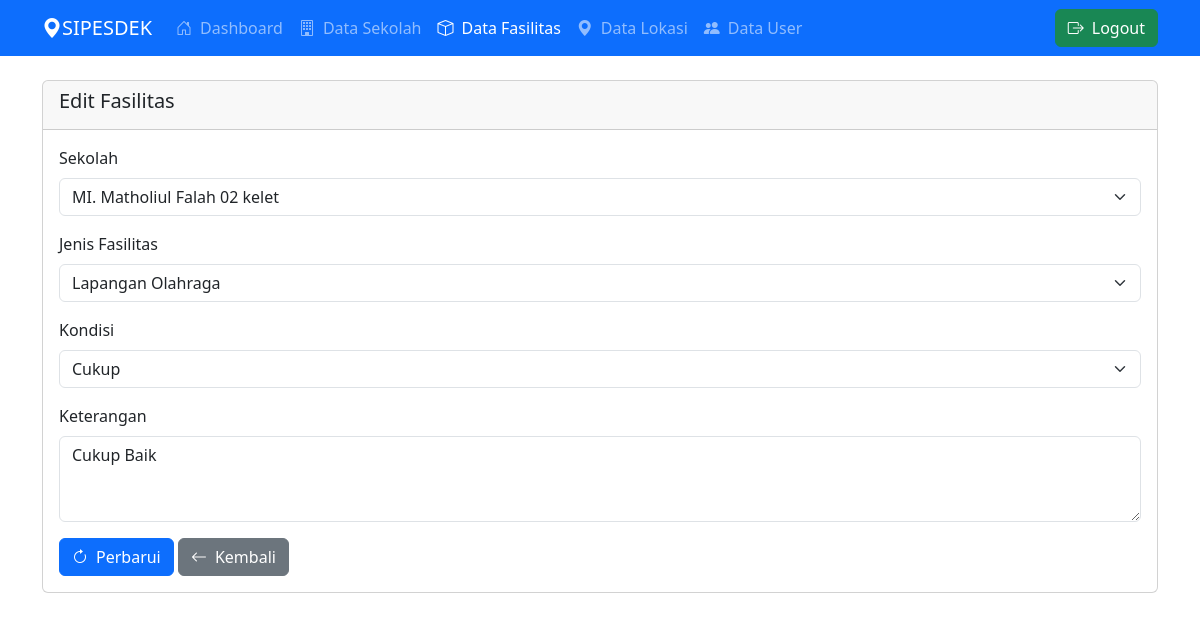
The app's page /admin/fasilitas/edit_fasilitas.php?id=17 with its own data.
### tables this page shows
CREATE TABLE `fasilitas` (
  `id_fasilitas` int(11) NOT NULL,
  `id_sekolah` int(11) NOT NULL,
  `jenis_fasilitas` enum('Laboratorium','Perpustakaan','Lapangan Olahraga') NOT NULL,
  `kondisi_fasilitas` enum('Baik','Cukup','Buruk') NOT NULL,
  `keterangan` text DEFAULT NULL,
  `created_at` timestamp NOT NULL DEFAULT current_timestamp(),
  `updated_at` timestamp NOT NULL DEFAULT current_timestamp() ON UPDATE current_timestamp()
);

CREATE TABLE `sekolah` (
  `id_sekolah` int(11) NOT NULL,
  `nama_sekolah` varchar(100) NOT NULL,
  `gambar` varchar(255) DEFAULT NULL,
  `kategori` enum('SD/MI','SMP/MTS','SMA/SMK') NOT NULL,
  `status` enum('Negeri','Swasta') NOT NULL,
  `tahun_berdiri` year(4) NOT NULL,
  `no_telp` varchar(12) DEFAULT NULL,
  `alamat` text NOT NULL,
  `jumlah_siswa` int(11) NOT NULL,
  `jumlah_kelas` int(11) NOT NULL,
  `created_at` timestamp NOT NULL DEFAULT current_timestamp(),
  `updated_at` timestamp NOT NULL DEFAULT current_timestamp() ON UPDATE current_timestamp()
);

### admin/fasilitas/edit_fasilitas.php (the view, shortened to what this page needs)
<?php
require_once '../../config/koneksi.php';
$id_fasilitas = $_GET['id'];
$query_fasilitas = "SELECT f.*, s.nama_sekolah
                    FROM fasilitas f
                    JOIN sekolah s ON f.id_sekolah = s.id_sekolah
                    WHERE f.id_fasilitas = ?";
$stmt = mysqli_prepare($conn, $query_fasilitas);
mysqli_stmt_bind_param($stmt, "i", $id_fasilitas);
mysqli_stmt_execute($stmt);
$result = mysqli_stmt_get_result($stmt);
$fasilitas = mysqli_fetch_assoc($result);
$query_sekolah = "SELECT id_sekolah, nama_sekolah FROM sekolah ORDER BY nama_sekolah";
$result_sekolah = mysqli_query($conn, $query_sekolah);
?>
<!DOCTYPE html>
<html>
<head>
    <link href="https://cdn.jsdelivr.net/npm/bootstrap@5.3.0/dist/css/bootstrap.min.css" rel="stylesheet">
    <link href="https://cdn.jsdelivr.net/npm/bootstrap-icons@1.7.2/font/bootstrap-icons.css" rel="stylesheet">
</head>
<body>
    <nav class="navbar navbar-expand-lg navbar-dark bg-primary">
        <div class="container">
            <a class="navbar-brand" href="dashboard.php"><i class="bi bi-geo-alt-fill"></i>SIPESDEK</a>
            <div class="collapse navbar-collapse" id="navbarNav">
                <ul class="navbar-nav">
                    <li class="nav-item">
                        <a class="nav-link" href="../dashboard.php">
                            <i class="bi bi-house-door me-2"></i>Dashboard
                        </a>
                    </li>
                    <li class="nav-item">
                        <a class="nav-link" href="../sekolah/sekolah.php">
                            <i class="bi bi-building me-2"></i>Data Sekolah
                        </a>
                    </li>
                    <li class="nav-item">
                        <a class="nav-link active" href="fasilitas.php">
                            <i class="bi bi-box me-2"></i>Data Fasilitas
                        </a>
                    </li>
                    <li class="nav-item">
                        <a class="nav-link" href="../lokasi/lokasi.php">
                            <i class="bi bi-geo-alt-fill me-2"></i>Data Lokasi
                        </a>
                    </li>
                    <li class="nav-item">
                        <a class="nav-link" href="../user/user.php">
                            <i class="bi bi-people-fill me-2"></i>Data User
                        </a>
                    </li>
                </ul>
                <ul class="navbar-nav ms-auto">
                    <li class="nav-item">
                        <a class="btn btn-success" href="../logout.php">
                            <i class="bi bi-box-arrow-right me-2"></i>Logout
                        </a>
                    </li>
                </ul>
            </div>
        </div>
    </nav>
    <div class="container mt-4">
    <div class="card">
        <div class="card-header">
            <h5 class="card-title">Edit Fasilitas</h5>
        </div>
        <div class="card-body">
            <form method="POST" action="">
                <div class="mb-3">
                    <label class="form-label">Sekolah</label>
                    <select class="form-select" name="id_sekolah" required>
                        <?php while ($sekolah = mysqli_fetch_assoc($result_sekolah)): ?>
                            <option value="<?= $sekolah['id_sekolah'] ?>"
                                    <?= ($sekolah['id_sekolah'] == $fasilitas['id_sekolah']) ? 'selected' : '' ?>>
                                <?= $sekolah['nama_sekolah'] ?>
                            </option>
                        <?php endwhile; ?>
                    </select>
                </div>
                <div class="mb-3">
                    <label class="form-label">Jenis Fasilitas</label>
                    <select class="form-select" name="jenis_fasilitas" required>
                        <option value="Lapangan Olahraga" <?= ($fasilitas['jenis_fasilitas'] == 'Lapangan Olahraga') ? 'selected' : '' ?>>
                            Lapangan Olahraga
                        </option>
                    </select>
                </div>
                <div class="mb-3">
                    <label class="form-label">Kondisi</label>
                    <select class="form-select" name="kondisi_fasilitas" required>
                        <option value="Cukup" <?= ($fasilitas['kondisi_fasilitas'] == 'Cukup') ? 'selected' : '' ?>>
                            Cukup
                        </option>
                    </select>
                </div>
                <div class="mb-3">
                    <label class="form-label">Keterangan</label>
                    <textarea class="form-control" name="keterangan" rows="3"><?= $fasilitas['keterangan'] ?></textarea>
                </div>
                <button type="submit" class="btn btn-primary">
                    <i class="bi bi-arrow-clockwise me-2"></i>Perbarui
                </button>
                <a href="fasilitas.php" class="btn btn-secondary">
                    <i class="bi bi-arrow-left me-2"></i>Kembali
                </a>
            </form>
        </div>
    </div>
</div>
</body>
</html>
<?php require_once '../templates/footer.php'; ?>

### records on screen
fasilitas: id_sekolah "MI. Matholiul Falah 02 kelet", jenis_fasilitas "Lapangan Olahraga", kondisi_fasilitas "Cukup", keterangan "Cukup Baik"
